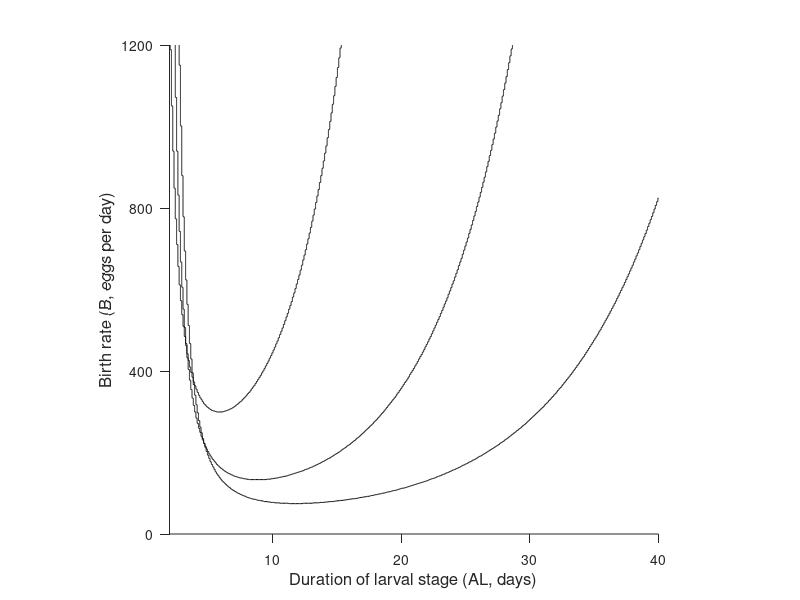

MATLAB code for this plot:
function cannibal

% Implement Tribolium cannibalism model, as in Hastings & Costatino (1987,
% Am Nat)

% (discrete-time version is given in book chapter)

% Parameters from H&C Fig 1:
mu_e = 0;
c = 0.005;

Aes = 4:2:8; % egg-stage durations
Bs = 0:1:1200; % birth rates
Als = 2:0.1:40; % Larval stage durations

% create grids of values on which to evaluate model
Bsmat = repmat(Bs(:),[1,length(Als)]);
Alsmat = repmat(Als(:)',[length(Bs),1]);

for a = 1:length(Aes)

% stability conditions, from the paper
omega = 2*pi./(Aes(a) + Alsmat);
Gam = omega.^2./(2 - cos(Aes(a).*omega) - cos(Alsmat.*omega));
Cond1 = Bsmat.*c.*exp(-mu_e.*Aes(a));
Cond2 = Gam.*exp(Gam.*Alsmat.*Aes(a));

Stab(:,:,a) = double(Cond1 < Cond2); % determine if it is stable or not at this point

end

% Plot stability contours
figure(1)
clf
set(gcf,'units','cent','position',[10 10 9 11])
hold on
for a = 1:length(Aes)
contour(Als,Bs,Stab(:,:,a),1,'k')
end

% Plot formatting
set(gca,'tickdir','out','ticklength',[0.015 0.015])
set(gca,'xtick',0:10:40,'ytick',0:400:1200,'fontsize',10)
ylabel(gca,'Birth rate (B, eggs per day)','fontsize',12)
xlabel(gca,'Duration of larval stage (AL, days)','fontsize',12)
axis square
